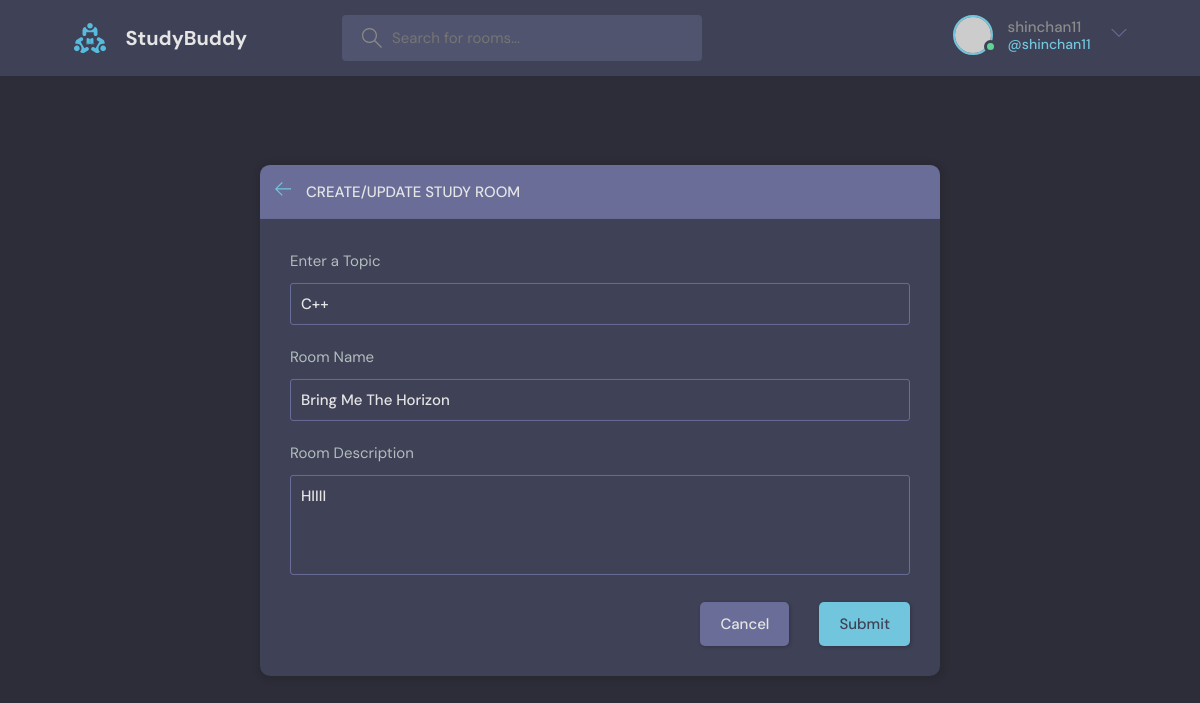
The page /update-room/5/ (signed in) on the database its author committed.
### base/models.py (models this page shows, shortened)
class Room(models.Model):
    host = models.ForeignKey(User, on_delete=models.SET_NULL, null=True)
    topic = models.ForeignKey(Topic, on_delete=models.SET_NULL, null=True)
    name = models.CharField(max_length=200)
    description = models.TextField(null=True, blank=True) #null= True means it cannot be blank. blank ensures that on form submit, the value isn't empty
    participants = models.ManyToManyField(User, related_name='participants', blank=True) # We already have a field associated to Users, hence we have to add related name
    updated = models.DateTimeField(auto_now=True)
    created = models.DateTimeField(auto_now_add=True) #takes time stamp when we first create the instance
    class Meta:
        ordering = ['-updated', '-created'] # -updated means order is descending. updated means order is ascending. First order by updated, then by created

class Topic(models.Model):
    name = models.CharField(max_length=200)

### base/views.py (the view, shortened to what this page needs)
# urls.py: path('update-room/<str:pk>/',views.updateRoom, name='update-room'),
@login_required(login_url='login')
def updateRoom(request, pk):
    room = Room.objects.get(id=pk)
    topics = Topic.objects.all()
    form = RoomForm(instance=room) # this sets the initial values of form to the values retrived from database
    if request.user != room.host:
        return HttpResponse("Not allowed")
    context= {'form':form, 'topics':topics, 'room':room}
    return render(request, 'base/room_form.html', context)

### base/form.py
class RoomForm(ModelForm):
    class Meta:
        model=Room #specify the model for which form is to be made
        fields = '__all__' #specify the fields. Using __all__ creates a form for all the mentioned fields
        exclude = ['host', 'participants'] #excludes the named table columns from form

### base/templates/base/room_form.html (shortened to what this page needs)
{% extends 'main.html' %}
{% block content %}
<main class="create-room layout">
  <div class="container">
    <div class="layout__box">
      <div class="layout__boxHeader">
        <div class="layout__boxTitle">
          <a href="{% url 'home' %}">
            <svg version="1.1" xmlns="http://www.w3.org/2000/svg" width="32" height="32" viewBox="0 0 32 32">
              <title>arrow-left</title>
              <path
                d="M13.723 2.286l-13.723 13.714 13.719 13.714 1.616-1.611-10.96-10.96h27.625v-2.286h-27.625l10.965-10.965-1.616-1.607z">
              </path>
            </svg>
          </a>
          <h3>Create/Update Study Room</h3>
        </div>
      </div>
      <div class="layout__body">
        <form class="form" action="" method="POST">
          <div class="form__group">
            <label for="room_topic">Enter a Topic</label>
            <input required type="text" value="{{room.topic.name}}" name="topic" list="topic-list" />
          </div>
          <div class="form__group">
            <label for="room_name">Room Name</label>
            {{form.name}}
          </div>
          <div class="form__group">
            <label for="room_description">Room Description</label>
            {{form.description}}
          </div>
          <div class="form__action">
            <a class="btn btn--dark" href="{{request.META.HTTP_REFERER}}">Cancel</a>
            <button class="btn btn--main" type="submit">Submit</button>
          </div>
        </form>
      </div>
    </div>
  </div>
</main>
{% endblock content %}

### templates/navbar.html (shortened to what this page needs)
{% load static %}
<header class="header header--loggedIn">
      <div class="container">
        <a href="{% url 'home' %}" class="header__logo">
          <img src="{% static 'images/logo.svg' %}" />
          <h1>StudyBuddy</h1>
        </a>
        <form class="header__search" method="GET" action="{% url 'home' %}">
          <label>
            <input name='q' placeholder="Search for rooms..." />
          </label>
        </form>
        <nav class="header__menu">
          {% if request.user.is_authenticated %}
          <div class="header__user">
            <a href="{% url 'update-user' %}">
              <div class="avatar avatar--medium active">
                <img src="https://randomuser.me/api/portraits/men/37.jpg" />
              </div>
              <p>{{request.user.username}} <span>@{{request.user.username}}</span></p>
            </a>
            <button class="dropdown-button">
              <svg version="1.1" xmlns="http://www.w3.org/2000/svg" width="32" height="32" viewBox="0 0 32 32">
                <title>chevron-down</title>
                <path d="M16 21l-13-13h-3l16 16 16-16h-3l-13 13z"></path>
              </svg>
            </button>
          </div>
          {% else %}
          <a href="{% url 'login' %}">
            <img src=" {% static 'images/avatar.svg' %}" />
            <p>Login</p>
          </a>
          {% endif %}
        </nav>
      </div>
    </header>

### rows shown on the page
Room: topic "C++", name "Bring Me The Horizon", description "HIIII"

### other values the page prints
{{ request.user.username }} "shinchan11"
